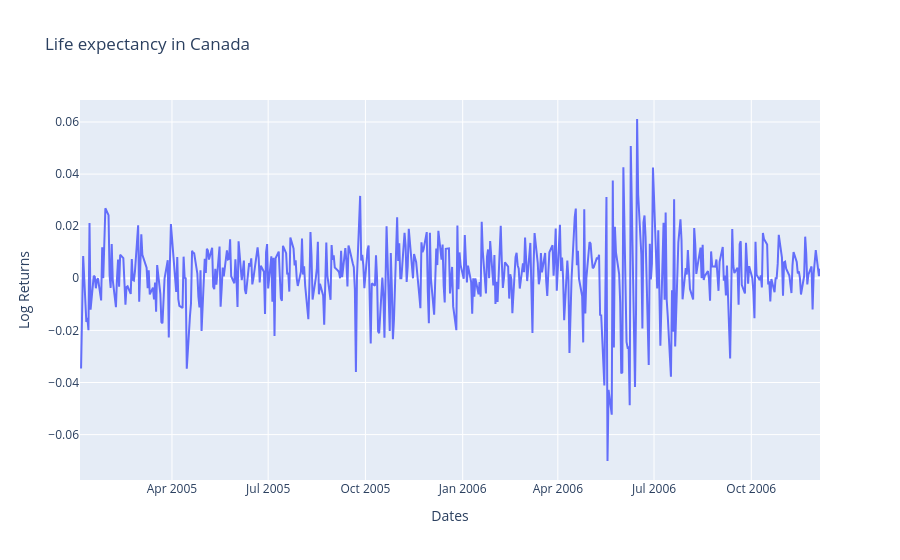

Notebook source saved alongside this figure:
### Code cell
import plotly.express as px
fig = px.line(nf_train, x="Dates", y="Log Returns", title='Life expectancy in Canada')
fig.show()

### Figure 1 — Plotly figure (JSON) as saved in the notebook; plotly's stock layout.template omitted (floating-point values rounded to 4 significant figures; data arrays with more than 128 entries replaced by an {"elided": "..."} marker saying what was removed)
{"data": [{"hovertemplate": "Dates=%{x}<br>Log Returns=%{y}<extra></extra>", "legendgroup": "", "line": {"color": "#636efa", "dash": "solid"}, "marker": {"symbol": "circle"}, "mode": "lines", "name": "", "orientation": "v", "showlegend": false, "type": "scatter", "x": {"elided": "501 str values"}, "xaxis": "x", "y": {"elided": "501 float values"}, "yaxis": "y"}], "layout": {"legend": {"tracegroupgap": 0}, "title": {"text": "Life expectancy in Canada"}, "xaxis": {"anchor": "y", "domain": [0, 1], "title": {"text": "Dates"}}, "yaxis": {"anchor": "x", "domain": [0, 1], "title": {"text": "Log Returns"}}}}
